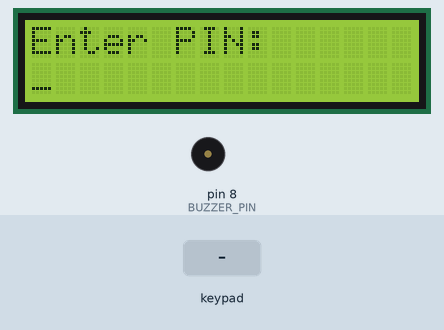
Simulated run of this sketch. Board: Arduino Uno, built with avr-gcc and run on an emulated ATmega328P. Shown: 16×2 character LCD, buzzer (waves = sounding). The test bench sets the inputs (shaded band). What the sketch prints to the serial monitor is not drawn.

Above: at 2.8 s.
2.9 s: keypad keys 1 2 3 4 # pressed 0.4 s apart
At 5.5 s:
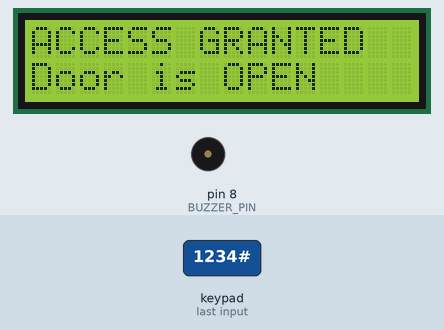
6.4 s: key '#' pressed
At 7.2 s:
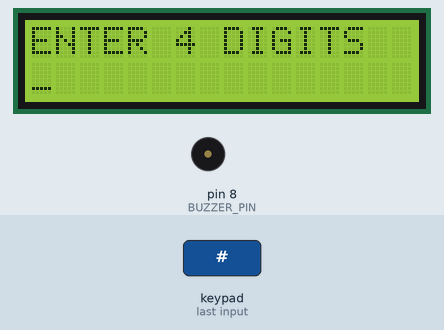
8.9 s: keypad keys 9 8 7 6 # pressed 0.4 s apart
At 11.7 s:
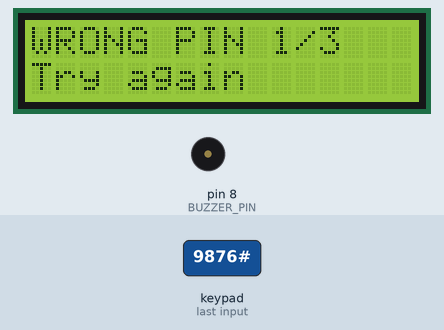
12.4 s: key '*' pressed
At 12.49 s:
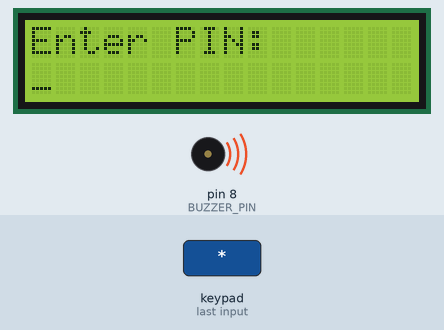
14.0 s: key '1' pressed
At 14.9 s:
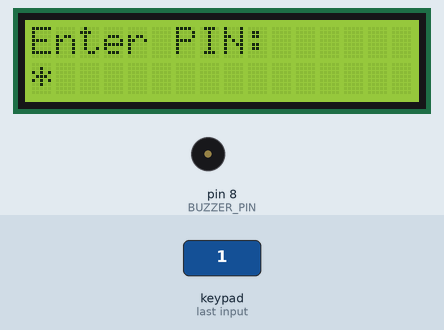
15.6 s: key '#' pressed
At 16.4 s:
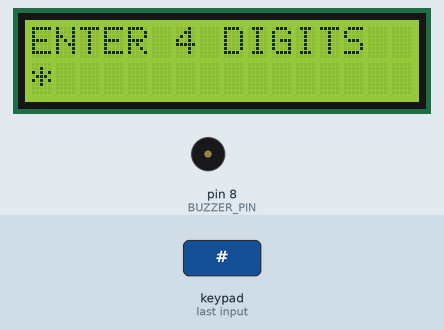
Timing chart, 0 to 18.6 s (numbered marks = the images above; inputs shaded):
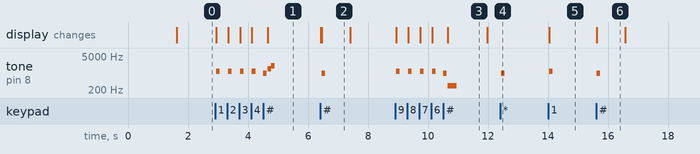

Measured:
- after the input at 2.9 s, tone on pin 8 (BUZZER_PIN): plays 1200 Hz for 0.12 s, 1200 Hz for 0.12 s, 1200 Hz for 0.12 s, 1200 Hz for 0.12 s, 1000 Hz for 0.12 s, 1500 Hz for 0.12 s … (7 notes in this stretch), starting at once; the display: first changes at once (image 1 shows a later state)
- after the input at 6.4 s, tone on pin 8 (BUZZER_PIN): silent → 1000 Hz after 0.06 s, → silent 0.12 s later; the display: first differs from a run without the input after 0.06 s (image 2)
- after the input at 8.9 s, tone on pin 8 (BUZZER_PIN): plays 1200 Hz for 0.12 s, 1200 Hz for 0.12 s, 1200 Hz for 0.12 s, 1200 Hz for 0.12 s, 1000 Hz for 0.12 s, 300 Hz for 0.30 s, starting at once; the display: first changes at once (image 3 shows a later state)
- after the input at 12.4 s, tone on pin 8 (BUZZER_PIN): silent → 1000 Hz at once, → silent 0.12 s later
- after the input at 14.0 s, tone on pin 8 (BUZZER_PIN): silent → 1200 Hz at once, → silent 0.12 s later; the display: changes at once (image 5)
- after the input at 15.6 s, tone on pin 8 (BUZZER_PIN): silent → 1000 Hz at once, → silent 0.12 s later; the display: changes at once (image 6)
- what the display in image 2 shows lasts 0.9 s, from 6.5 s to 7.4 s

The sketch:

Keypad-Digital-Lock.ino
```cpp
// 047 - Keypad Digital Lock
// A 4-digit password lock: type the PIN on a 4x4 keypad, press # to open.
// Three wrong attempts lock the keypad out for 30 seconds.
// Board: Arduino Uno
//
// Libraries (Arduino IDE -> Sketch -> Include Library -> Manage Libraries):
//   - Keypad             (by Mark Stanley and Alexander Brevig)
//   - LiquidCrystal I2C  (by Frank de Brabander)
//
// Wiring:
//   4x4 keypad ROW1 -> pin 9, ROW2 -> pin 8, ROW3 -> pin 7, ROW4 -> pin 6
//   4x4 keypad COL1 -> pin 5, COL2 -> pin 4, COL3 -> pin 3, COL4 -> pin 2
//   Piezo buzzer (+) -> pin 8, buzzer (-) -> GND
//   LCD 1602 (I2C 0x27) -> SDA = A4, SCL = A5, VCC = 5V, GND = GND
//
// Keys: 0..9 enter the PIN, # = confirm, * = clear

#include <Wire.h>
#include <Keypad.h>
#include <LiquidCrystal_I2C.h>

// ---------------------------------------------------------------------------
// Constants (named constants instead of magic numbers)
// ---------------------------------------------------------------------------
const char PIN_CODE[] = "1234";        // <-- the password, change it here
const uint8_t PIN_LENGTH = 4;          // number of digits in the PIN
const uint8_t MAX_TRIES = 3;           // wrong attempts before the lockout
const unsigned long LOCKOUT_MS = 30000UL;  // 30 second lockout
const unsigned long BEEP_MS = 120;     // length of a key click

const uint8_t BUZZER_PIN = 8;          // piezo buzzer

const byte ROW_COUNT = 4;
const byte COL_COUNT = 4;
// NOTE: the Keypad library takes plain byte arrays (not const), so these two
// arrays must stay non-const.
byte ROW_PINS[ROW_COUNT] = {9, 8, 7, 6};   // keypad row wires
byte COL_PINS[COL_COUNT] = {5, 4, 3, 2};   // keypad column wires

char KEY_MAP[ROW_COUNT][COL_COUNT] = {
  {'1', '2', '3', 'A'},
  {'4', '5', '6', 'B'},
  {'7', '8', '9', 'C'},
  {'*', '0', '#', 'D'}
};

const uint8_t LCD_ADDRESS = 0x27;
const uint8_t LCD_COLUMNS = 16;
const uint8_t LCD_ROWS = 2;

// ---------------------------------------------------------------------------
// Global objects and state
// ---------------------------------------------------------------------------
Keypad keypad = Keypad(makeKeymap(KEY_MAP), ROW_PINS, COL_PINS, ROW_COUNT, COL_COUNT);
LiquidCrystal_I2C lcd(LCD_ADDRESS, LCD_COLUMNS, LCD_ROWS);

char entered[PIN_LENGTH + 1];   // what the user has typed so far
uint8_t enteredLength = 0;

uint8_t wrongTries = 0;               // consecutive wrong attempts
bool lockedOut = false;               // true during the 30 second lockout
unsigned long lockoutStartMs = 0;     // when the lockout began

// ---------------------------------------------------------------------------
// Show a line of text on the LCD and wipe the rest of that line
// ---------------------------------------------------------------------------
void printLine(uint8_t row, const char* text) {
  lcd.setCursor(0, row);
  lcd.print(text);
  for (uint8_t i = strlen(text); i < LCD_COLUMNS; i++) lcd.print(' ');
}

// ---------------------------------------------------------------------------
// Buzzer helpers
// ---------------------------------------------------------------------------
void beep(unsigned long duration, unsigned int frequency) {
  tone(BUZZER_PIN, frequency, duration);
  delay(duration);          // short blocking beep keeps the feedback obvious
  noTone(BUZZER_PIN);
}

void successBeep() {
  beep(120, 1500);          // two quick high beeps for "open"
  beep(120, 2000);
}

void errorBeep() {
  beep(300, 300);           // one low buzz for "wrong"
}

// ---------------------------------------------------------------------------
// Ready the display for a new PIN entry
// ---------------------------------------------------------------------------
void showPrompt() {
  printLine(0, "Enter PIN:");
  char mask[17];
  for (uint8_t i = 0; i < enteredLength; i++) mask[i] = '*';
  mask[enteredLength] = '\0';
  if (enteredLength == 0) strcpy(mask, "_");   // cursor style hint
  printLine(1, mask);
}

void clearEntry() {
  enteredLength = 0;
  entered[0] = '\0';
  showPrompt();
}

// ---------------------------------------------------------------------------
// Check the typed PIN against the stored code
// ---------------------------------------------------------------------------
void checkPin() {
  Serial.print(F("PIN entered: "));
  Serial.println(entered);

  if (strcmp(entered, PIN_CODE) == 0) {
    // --- correct PIN ----------------------------------------------------
    wrongTries = 0;
    lockedOut = false;
    printLine(0, "ACCESS GRANTED");
    printLine(1, "Door is OPEN");
    Serial.println(F("ACCESS GRANTED"));
    successBeep();
    delay(1500);            // keep the message visible for a moment
  } else {
    // --- wrong PIN ------------------------------------------------------
    wrongTries++;
    Serial.print(F("Wrong PIN, try "));
    Serial.print(wrongTries);
    Serial.print('/');
    Serial.println(MAX_TRIES);

    if (wrongTries >= MAX_TRIES) {
      // Three strikes -> lock out for 30 seconds
      lockedOut = true;
      lockoutStartMs = millis();
      printLine(0, "TOO MANY TRIES");
      printLine(1, "LOCKED 30 s");
      Serial.println(F("LOCKED OUT for 30 seconds"));
      beep(800, 200);       // long low warning sound
    } else {
      char msg[17];
      snprintf(msg, sizeof(msg), "WRONG PIN %d/%d", wrongTries, MAX_TRIES);
      printLine(0, msg);
      printLine(1, "Try again");
      errorBeep();
      delay(1000);
    }
  }
  clearEntry();
}

// ---------------------------------------------------------------------------
// Handle one key press (ignored while the lockout is running)
// ---------------------------------------------------------------------------
void handleKey(char key) {
  if (lockedOut) return;

  if (key == '*') {                 // clear
    Serial.println(F("Cleared"));
    clearEntry();
    beep(BEEP_MS, 1000);
    return;
  }

  if (key == '#') {                 // confirm
    if (enteredLength == PIN_LENGTH) {
      beep(BEEP_MS, 1000);
      checkPin();
    } else {
      printLine(0, "ENTER 4 DIGITS");
      beep(BEEP_MS, 1000);
      delay(800);
      showPrompt();
    }
    return;
  }

  // Digits A..D are simply ignored, only 0..9 are accepted
  if (key < '0' || key > '9') return;

  if (enteredLength < PIN_LENGTH) {
    entered[enteredLength++] = key;
    entered[enteredLength] = '\0';
    showPrompt();
    beep(BEEP_MS, 1200);            // soft click for every digit
    Serial.print(F("Digit pressed, length = "));
    Serial.println(enteredLength);
  }
}

// ---------------------------------------------------------------------------
// Count the lockout down and update the display once per second
// ---------------------------------------------------------------------------
void updateLockout() {
  if (!lockedOut) return;

  unsigned long elapsed = millis() - lockoutStartMs;
  if (elapsed >= LOCKOUT_MS) {
    // Lockout finished -> allow new attempts
    lockedOut = false;
    wrongTries = 0;
    Serial.println(F("Lockout finished, keypad unlocked"));
    successBeep();
    showPrompt();
    return;
  }

  // Remaining seconds, rounded up so it starts at 30
  unsigned long remaining = (LOCKOUT_MS - elapsed + 999) / 1000;
  static unsigned long lastShown = 999;
  if (remaining != lastShown) {
    char msg[17];
    snprintf(msg, sizeof(msg), "LOCKED %lu s", remaining);
    printLine(1, msg);
    lastShown = remaining;
    Serial.println(msg);
  }
}

void setup() {
  Serial.begin(9600);
  Serial.println(F("047 - Keypad Digital Lock starting..."));
  Serial.print(F("PIN is: "));
  Serial.println(PIN_CODE);

  pinMode(BUZZER_PIN, OUTPUT);

  lcd.init();
  lcd.backlight();
  lcd.clear();
  printLine(0, "Keypad Lock");
  printLine(1, "PIN length 4");
  delay(1500);

  clearEntry();
}

void loop() {
  updateLockout();                        // keep the lockout countdown running

  char key = keypad.getKey();             // scan the keypad
  if (key != NO_KEY) {
    handleKey(key);
  }
}
```
